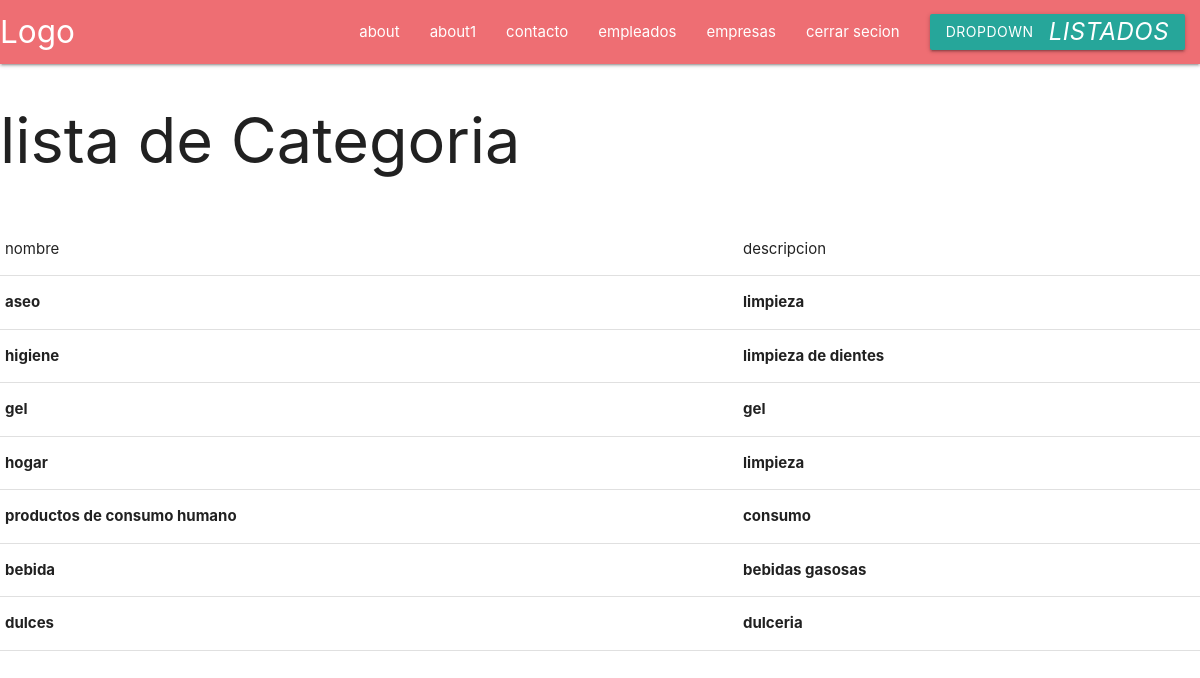
Page /lista_categoria/ on the committed database.
### Home/models.py (models this page shows, shortened)
class Categoria(models.Model):
	nombre 			= models.CharField(max_length =100)
	descripcion 	= models.CharField(max_length =500)

### Home/views.py (the view)
# urls.py: path('lista_categoria/', vista_lista_categoria, name = 'vista_lista_categoria'),
def vista_lista_categoria(request):
	lista2= Categoria.objects.filter()
	return render(request, 'lista_categoria.html', locals())

### Home/templates/lista_categoria.html (shortened to what this page needs)
{% extends 'base.html' %}
{% block contenido %}
<table border="1">
	<h1>
		lista de Categoria
	</h1>
	<tr>
		<td>nombre</td>
		<td>descripcion</td>
	</tr>
	<br/>
	{% for c in lista2 %}
		<tr>
			<th>{{c.nombre}}</th>
			<th>{{c.descripcion}}</th>
		</tr>
	{% endfor %}
</table>
{% endblock %}

### rows in the picture
Categoria: nombre "aseo", descripcion "limpieza"
Categoria: nombre "higiene", descripcion "limpieza de dientes"
Categoria: nombre "gel", descripcion "gel"
Categoria: nombre "hogar", descripcion "limpieza"
Categoria: nombre "productos de consumo humano", descripcion "consumo"
Categoria: nombre "bebida", descripcion "bebidas gasosas"
Categoria: nombre "dulces", descripcion "dulceria"
